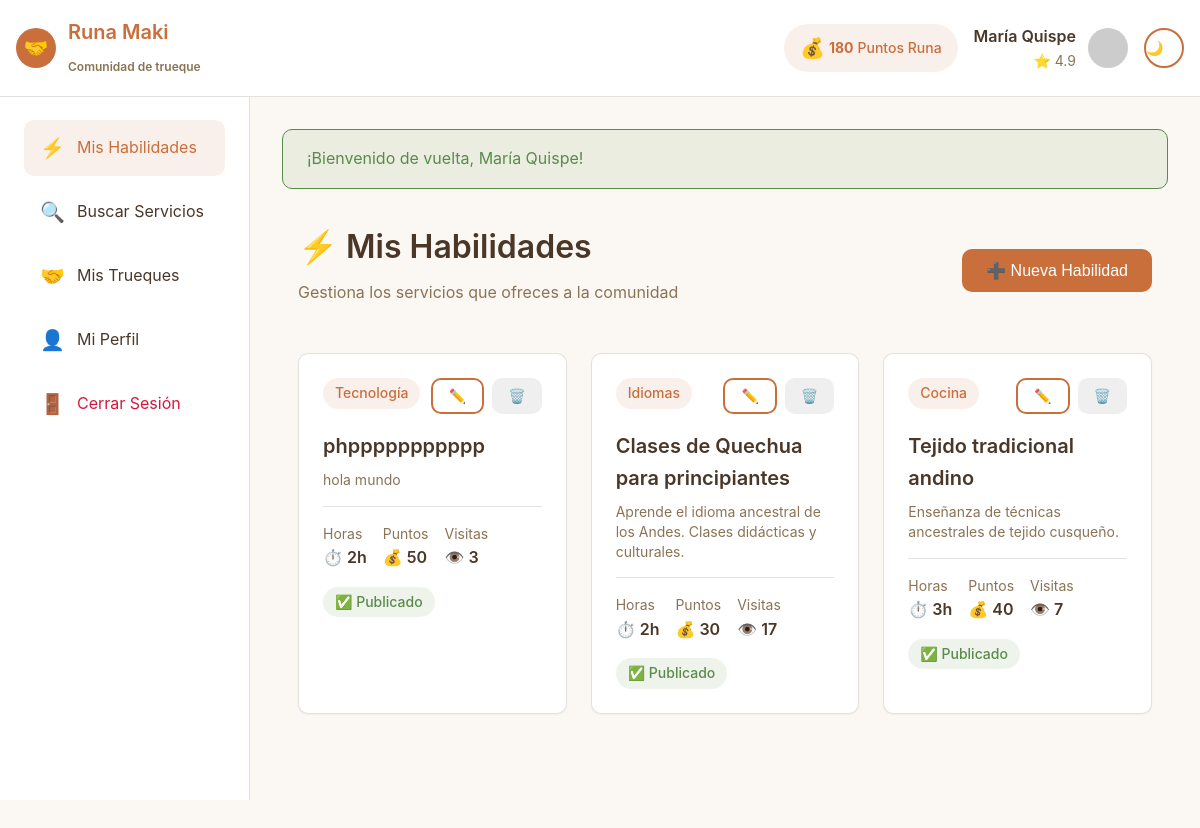
Page /index.php?page=habilidades (signed in) on the committed database.
### tables this page shows
CREATE TABLE `habilidades` (
  `id` int(11) NOT NULL,
  `usuario_id` int(11) NOT NULL,
  `categoria_id` int(11) NOT NULL,
  `titulo` varchar(150) NOT NULL,
  `descripcion` text NOT NULL,
  `horas_ofrecidas` int(11) NOT NULL,
  `puntos_sugeridos` int(11) NOT NULL,
  `imagen` varchar(255) DEFAULT NULL,
  `estado` enum('pendiente','aprobado','rechazado') DEFAULT 'aprobado',
  `visitas` int(11) DEFAULT 0,
  `fecha_creacion` timestamp NOT NULL DEFAULT current_timestamp(),
  `fecha_actualizacion` timestamp NOT NULL DEFAULT current_timestamp() ON UPDATE current_timestamp()
);

CREATE TABLE `categorias` (
  `id` int(11) NOT NULL,
  `nombre` varchar(50) NOT NULL,
  `descripcion` text DEFAULT NULL,
  `icono` varchar(50) DEFAULT NULL,
  `color` varchar(20) DEFAULT NULL,
  `activo` tinyint(1) DEFAULT 1,
  `fecha_creacion` timestamp NOT NULL DEFAULT current_timestamp()
);

### helpers/functions.php (called while the page is built, shortened)
<?php
function getCurrentUserId() {
    return $_SESSION['usuario_id'] ?? null;
}
function view($viewName, $data = []) {
    extract($data);
    require_once ROOT_PATH . "/views/{$viewName}.php";
}
function e($string) {
    return htmlspecialchars((string)$string, ENT_QUOTES, 'UTF-8');
}

### controllers/HabilidadController.php (called while the page is built, shortened)
<?php
class HabilidadController {
    private $habilidadModel;
    private $categoriaModel;
    public function __construct() {
        $this->habilidadModel = new Habilidad();
        $this->categoriaModel = new Categoria();
    }
    public function index() {
        $usuarioId = getCurrentUserId();
        $habilidades = $this->habilidadModel->listarPorUsuario($usuarioId);
        $categorias = $this->categoriaModel->listarTodas();
        $data = [
            'habilidades' => $habilidades,
            'categorias' => $categorias
        ];
        view('habilidades/index', $data);
    }
}

### config/config.php (called while the page is built, shortened)
<?php
spl_autoload_register(function ($class) {
    $paths = [
        ROOT_PATH . '/models/',
        ROOT_PATH . '/controllers/',
        ROOT_PATH . '/config/'
    ];
    foreach ($paths as $path) {
        $file = $path . $class . '.php';
        if (file_exists($file)) {
            return;
        }
    }
});
require_once ROOT_PATH . '/helpers/functions.php';

### config/database.php (called while the page is built, shortened)
<?php
class Database {
    private static $instance = null;
    private $connection;
    private $host = 'localhost';
    private $database = 'runamaki';
    private $username = 'root';
    private $password = '';
    private $charset = 'utf8mb4';
    private function __construct() {
        try {
            $dsn = "mysql:host={$this->host};dbname={$this->database};charset={$this->charset}";
            $options = [
                PDO::ATTR_ERRMODE            => PDO::ERRMODE_EXCEPTION,
                PDO::ATTR_DEFAULT_FETCH_MODE => PDO::FETCH_ASSOC,
                PDO::ATTR_EMULATE_PREPARES   => true,
            ];
            $this->connection = new PDO($dsn, $this->username, $this->password, $options);
        } catch (PDOException $e) {
            die("Error de conexión a la base de datos: " . $e->getMessage());
        }
    }
    public static function getInstance() {
        if (self::$instance === null) {
            self::$instance = new self();
        }
        return self::$instance;
    }
    public function getConnection() {
        return $this->connection;
    }
}

### models/Habilidad.php (called while the page is built, shortened)
<?php
class Habilidad {
    private $conn;
    public function __construct() {
        $this->db = Database::getInstance();
        $this->conn = $this->db->getConnection();
    }
    public function listarPorUsuario($usuarioId) {
        $sql = "SELECT h.*, c.nombre as categoria_nombre, c.icono as categoria_icono
                FROM habilidades h
                INNER JOIN categorias c ON h.categoria_id = c.id
                WHERE h.usuario_id = :usuario_id
                ORDER BY h.fecha_creacion DESC";
        $stmt = $this->conn->prepare($sql);
        $stmt->bindParam(':usuario_id', $usuarioId);
        $stmt->execute();
        return $stmt->fetchAll();
    }
}

### views/habilidades/index.php (the view, shortened to what this page needs)
<?php
require_once ROOT_PATH . '/views/layout/header.php';
?>
<div class="container">
    <div style="display: flex; justify-content: space-between; align-items: center; margin-bottom: 2rem;">
        <div>
            <h1>⚡ Mis Habilidades</h1>
            <p class="text-muted">Gestiona los servicios que ofreces a la comunidad</p>
        </div>
        <button onclick="mostrarModal()" class="btn btn-primary">
            ➕ Nueva Habilidad
        </button>
    </div>
    <?php if (empty($habilidades)): ?>
        <div class="card text-center" style="padding: 4rem;">
            <div style="font-size: 4rem; margin-bottom: 1rem;">📝</div>
            <h2>Aún no tienes habilidades publicadas</h2>
            <p class="text-muted" style="max-width: 500px; margin: 1rem auto;">
                Comparte tus conocimientos con la comunidad. Publica tu primera habilidad y comienza a intercambiar servicios.
            </p>
            <button onclick="mostrarModal()" class="btn btn-primary btn-lg mt-4">
                Publicar mi primera habilidad
            </button>
        </div>
    <?php else: ?>
        <div class="grid grid-cols-3">
            <?php foreach ($habilidades as $habilidad): ?>
            <div class="card">
                <div style="display: flex; justify-content: between; align-items: start; margin-bottom: 1rem;">
                    <div class="badge badge-primary">
                        <?= e($habilidad['categoria_nombre']) ?>
                    </div>
                    <div style="margin-left: auto; display: flex; gap: 0.5rem;">
                        <button onclick="editarHabilidad(<?= htmlspecialchars(json_encode($habilidad), ENT_QUOTES) ?>)"
                                class="btn btn-sm btn-outline"
                                title="Editar">
                            ✏️
                        </button>
                        <button onclick="eliminarHabilidad(<?= $habilidad['id'] ?>, '<?= e($habilidad['titulo']) ?>')"
                                class="btn btn-sm"
                                style="color: #d4183d;"
                                title="Eliminar">
                            🗑️
                        </button>
                    </div>
                </div>
                <h3 style="margin-bottom: 0.5rem;"><?= e($habilidad['titulo']) ?></h3>
                <p class="text-muted text-sm" style="margin-bottom: 1rem; line-height: 1.4;">
                    <?= e(substr($habilidad['descripcion'], 0, 100)) ?><?= strlen($habilidad['descripcion']) > 100 ? '...' : '' ?>
                </p>
                <div style="display: flex; gap: 1rem; margin-bottom: 1rem; padding-top: 1rem; border-top: 1px solid var(--border-color);">
                    <div>
                        <div class="text-sm text-muted">Horas</div>
                        <div style="font-weight: 600;">⏱️ <?= $habilidad['horas_ofrecidas'] ?>h</div>
                    </div>
                    <div>
                        <div class="text-sm text-muted">Puntos</div>
                        <div style="font-weight: 600;">💰 <?= $habilidad['puntos_sugeridos'] ?></div>
                    </div>
                    <div>
                        <div class="text-sm text-muted">Visitas</div>
                        <div style="font-weight: 600;">👁️ <?= $habilidad['visitas'] ?></div>
                    </div>
                </div>
                <div style="display: flex; align-items: center; gap: 0.5rem;">
                    <?php
                    $estadoBadges = [
                        'pendiente' => ['⏳', 'badge-primary', 'Pendiente revisión'],
                        'aprobado' => ['✅', 'badge-success', 'Publicado'],
                        'rechazado' => ['❌', 'badge', 'Rechazado']
                    ];
                    $badge = $estadoBadges[$habilidad['estado']] ?? ['📋', 'badge', 'Desconocido'];
                    ?>
                    <span class="badge <?= $badge[1] ?>"><?= $badge[0] ?> <?= $badge[2] ?></span>
                </div>
            </div>
            <?php endforeach; ?>
        </div>
    <?php endif; ?>
</div>
<?php require_once ROOT_PATH . '/views/layout/footer.php'; ?>

### public/css/styles.css (style rules this page uses)
:root { --color-primary: #C86F3C; --color-secondary: #D4A574; --color-accent: #5A8B4A; --color-tierra: #8B7355; --color-marron: #4A3728; --bg-main: #FBF8F3; --bg-card: #ffffff; --bg-muted: #F5EFE6; --text-primary: #4A3728; --text-secondary: #8B7355; --text-muted: #B8A490; --border-color: rgba(74, 55, 40, 0.15); --radius: 10px; --shadow-sm: 0 1px 2px rgba(74, 55, 40, 0.05); --shadow-md: 0 4px 6px rgba(74, 55, 40, 0.1); --shadow-lg: 0 10px 15px rgba(74, 55, 40, 0.15); }
* { margin: 0; padding: 0; box-sizing: border-box; }
body { font-family: 'Nunito', 'Montserrat', -apple-system, BlinkMacSystemFont, 'Segoe UI', sans-serif; background-color: var(--bg-main); color: var(--text-primary); line-height: 1.6; font-size: 16px; }
h1 { font-size: 2rem; font-weight: 600; margin-bottom: 0.5rem; color: var(--text-primary); }
h3 { font-size: 1.25rem; font-weight: 600; margin-bottom: 0.5rem; }
p { margin-bottom: 1rem; }
.container { max-width: 1200px; margin: 0 auto; padding: 0 1rem; }
.btn { display: inline-flex; align-items: center; gap: 0.5rem; padding: 0.75rem 1.5rem; border: none; border-radius: var(--radius); font-size: 1rem; font-weight: 500; cursor: pointer; transition: all 0.3s; text-decoration: none; }
.btn-primary { background-color: var(--color-primary); color: white; }
.btn-outline { background-color: transparent; border: 2px solid var(--color-primary); color: var(--color-primary); }
.btn-sm { padding: 0.5rem 1rem; font-size: 0.875rem; }
.card { background-color: var(--bg-card); border: 1px solid var(--border-color); border-radius: var(--radius); padding: 1.5rem; box-shadow: var(--shadow-sm); transition: all 0.3s; }
.badge { display: inline-flex; align-items: center; gap: 0.25rem; padding: 0.25rem 0.75rem; background-color: var(--bg-muted); color: var(--text-primary); border-radius: 999px; font-size: 0.875rem; font-weight: 500; }
.badge-primary { background-color: rgba(200, 111, 60, 0.1); color: var(--color-primary); }
.badge-success { background-color: rgba(90, 139, 74, 0.1); color: var(--color-accent); }
.grid { display: grid; gap: 1.5rem; }
.grid-cols-3 { grid-template-columns: repeat(3, 1fr); }
.text-muted { color: var(--text-secondary); }
.text-sm { font-size: 0.875rem; }

### rows in the picture
habilidades: categoria.nombre "Tecnología", titulo "phppppppppppp", descripcion "hola mundo", horas_ofrecidas "2", puntos_sugeridos "50", visitas "3", estado "✅", estado "Publicado"
habilidades: categoria.nombre "Idiomas", titulo "Clases de Quechua para principiantes", descripcion "Aprende el idioma ancestral de los Andes. Clases didácticas y culturales.", horas_ofrecidas "2", puntos_sugeridos "30", visitas "17", estado "✅", estado "Publicado"
habilidades: categoria.nombre "Cocina", titulo "Tejido tradicional andino", descripcion "Enseñanza de técnicas ancestrales de tejido cusqueño.", horas_ofrecidas "3", puntos_sugeridos "40", visitas "7", estado "✅", estado "Publicado"

### other values in the picture
$_SESSION['puntos_runa'] "180"
$_SESSION['nombre'] "María Quispe"
$_SESSION['reputacion'] "4.9"
$flash['message'] "¡Bienvenido de vuelta, María Quispe!"
